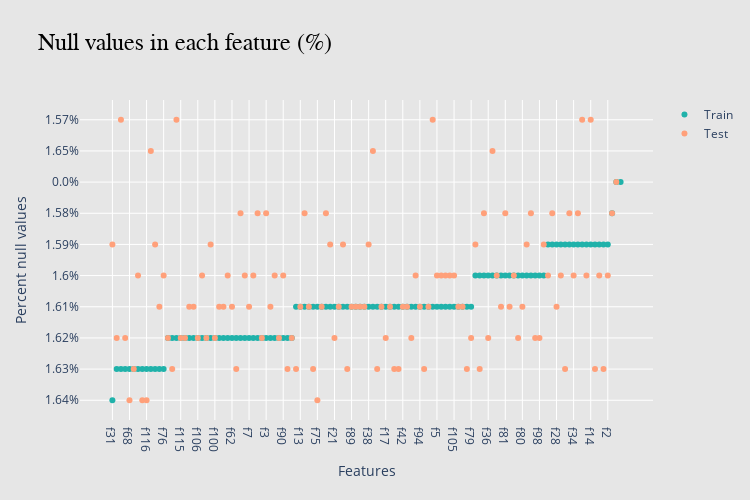

The code cell stored with this chart in its notebook:
### Code cell
fig = go.Figure(data=[go.Scatter(x=Train_missing_values['Features'],
                             y=Train_missing_values["null_train (%)"], mode= 'markers',                             
                             name='Train', marker_color='lightseagreen'),        

                go.Scatter(x=Test_missing_values['Features'],
                             y=Test_missing_values["null_test {%}"], mode= 'markers',
                             name='Test', marker_color='lightsalmon')
                     ])

fig.update_layout(title_text='Null values in each feature (%)', 
                  
                  paper_bgcolor='rgb(230, 230, 230)',
                  plot_bgcolor='rgb(230, 230, 230)',
                  width=750, height=500,
                  
                  xaxis_title='Features', yaxis_title='Percent null values',
                  titlefont={'color':'black', 'size': 24, 'family': 'San-Serif'})

fig.show()

### Figure 1 — Plotly figure (JSON) as saved in the notebook; plotly's stock layout.template omitted (floating-point values rounded to 4 significant figures)
{"data": [{"marker": {"color": "lightseagreen"}, "mode": "markers", "name": "Train", "type": "scatter", "x": ["f31", "f46", "f24", "f83", "f68", "f103", "f95", "f12", "f116", "f64", "f57", "f74", "f76", "f50", "f60", "f4", "f115", "f39", "f69", "f88", "f106", "f73", "f109", "f32", "f100", "f47", "f86", "f6", "f62", "f15", "f91", "f25", "f7", "f111", "f33", "f92", "f3", "f67", "f82", "f45", "f90", "f71", "f19", "f56", "f13", "f44", "f53", "f93", "f75", "f43", "f20", "f58", "f21", "f78", "f85", "f48", "f89", "f16", "f27", "f114", "f38", "f99", "f51", "f61", "f17", "f11", "f54", "f55", "f42", "f29", "f66", "f65", "f94", "f112", "f63", "f117", "f5", "f59", "f41", "f30", "f105", "f84", "f107", "f49", "f79", "f8", "f40", "f110", "f36", "f26", "f23", "f101", "f81", "f108", "f35", "f18", "f80", "f87", "f52", "f37", "f98", "f96", "f22", "f97", "f28", "f70", "f77", "f9", "f34", "f1", "f113", "f10", "f14", "f72", "f118", "f104", "f2", "f102", "id", "claim"], "y": ["1.64%", "1.63%", "1.63%", "1.63%", "1.63%", "1.63%", "1.63%", "1.63%", "1.63%", "1.63%", "1.63%", "1.63%", "1.63%", "1.62%", "1.62%", "1.62%", "1.62%", "1.62%", "1.62%", "1.62%", "1.62%", "1.62%", "1.62%", "1.62%", "1.62%", "1.62%", "1.62%", "1.62%", "1.62%", "1.62%", "1.62%", "1.62%", "1.62%", "1.62%", "1.62%", "1.62%", "1.62%", "1.62%", "1.62%", "1.62%", "1.62%", "1.62%", "1.62%", "1.61%", "1.61%", "1.61%", "1.61%", "1.61%", "1.61%", "1.61%", "1.61%", "1.61%", "1.61%", "1.61%", "1.61%", "1.61%", "1.61%", "1.61%", "1.61%", "1.61%", "1.61%", "1.61%", "1.61%", "1.61%", "1.61%", "1.61%", "1.61%", "1.61%", "1.61%", "1.61%", "1.61%", "1.61%", "1.61%", "1.61%", "1.61%", "1.61%", "1.61%", "1.61%", "1.61%", "1.61%", "1.61%", "1.61%", "1.61%", "1.61%", "1.61%", "1.6%", "1.6%", "1.6%", "1.6%", "1.6%", "1.6%", "1.6%", "1.6%", "1.6%", "1.6%", "1.6%", "1.6%", "1.6%", "1.6%", "1.6%", "1.6%", "1.6%", "1.59%", "1.59%", "1.59%", "1.59%", "1.59%", "1.59%", "1.59%", "1.59%", "1.59%", "1.59%", "1.59%", "1.59%", "1.59%", "1.59%", "1.59%", "1.58%", "0.0%", "0.0%"]}, {"marker": {"color": "lightsalmon"}, "mode": "markers", "name": "Test", "type": "scatter", "x": ["f64", "f99", "f26", "f75", "f12", "f116", "f68", "f60", "f40", "f56", "f49", "f103", "f15", "f54", "f55", "f77", "f104", "f71", "f112", "f93", "f51", "f48", "f72", "f109", "f46", "f18", "f21", "f50", "f66", "f45", "f79", "f19", "f106", "f17", "f37", "f100", "f36", "f39", "f115", "f92", "f98", "f83", "f78", "f74", "f27", "f108", "f80", "f42", "f88", "f53", "f62", "f67", "f28", "f86", "f69", "f61", "f29", "f94", "f107", "f114", "f89", "f16", "f47", "f43", "f7", "f13", "f84", "f101", "f63", "f11", "f34", "f6", "f30", "f23", "f95", "f82", "f35", "f65", "f70", "f10", "f41", "f22", "f76", "f2", "f111", "f105", "f59", "f118", "f73", "f25", "f90", "f5", "f38", "f87", "f32", "f8", "f96", "f57", "f31", "f85", "f58", "f20", "f9", "f1", "f91", "f33", "f44", "f3", "f102", "f81", "f97", "f52", "f110", "f24", "f117", "f113", "f14", "f4", "id"], "y": ["1.65%", "1.65%", "1.65%", "1.64%", "1.64%", "1.64%", "1.64%", "1.63%", "1.63%", "1.63%", "1.63%", "1.63%", "1.63%", "1.63%", "1.63%", "1.63%", "1.63%", "1.63%", "1.63%", "1.63%", "1.63%", "1.63%", "1.63%", "1.62%", "1.62%", "1.62%", "1.62%", "1.62%", "1.62%", "1.62%", "1.62%", "1.62%", "1.62%", "1.62%", "1.62%", "1.62%", "1.62%", "1.62%", "1.62%", "1.62%", "1.62%", "1.62%", "1.61%", "1.61%", "1.61%", "1.61%", "1.61%", "1.61%", "1.61%", "1.61%", "1.61%", "1.61%", "1.61%", "1.61%", "1.61%", "1.61%", "1.61%", "1.61%", "1.61%", "1.61%", "1.61%", "1.61%", "1.61%", "1.61%", "1.61%", "1.61%", "1.61%", "1.61%", "1.61%", "1.61%", "1.6%", "1.6%", "1.6%", "1.6%", "1.6%", "1.6%", "1.6%", "1.6%", "1.6%", "1.6%", "1.6%", "1.6%", "1.6%", "1.6%", "1.6%", "1.6%", "1.6%", "1.6%", "1.6%", "1.6%", "1.6%", "1.6%", "1.59%", "1.59%", "1.59%", "1.59%", "1.59%", "1.59%", "1.59%", "1.59%", "1.59%", "1.58%", "1.58%", "1.58%", "1.58%", "1.58%", "1.58%", "1.58%", "1.58%", "1.58%", "1.58%", "1.58%", "1.58%", "1.57%", "1.57%", "1.57%", "1.57%", "1.57%", "0.0%"]}], "layout": {"height": 500, "paper_bgcolor": "rgb(230, 230, 230)", "plot_bgcolor": "rgb(230, 230, 230)", "title": {"font": {"color": "black", "family": "San-Serif", "size": 24}, "text": "Null values in each feature (%)"}, "width": 750, "xaxis": {"title": {"text": "Features"}}, "yaxis": {"title": {"text": "Percent null values"}}}}
